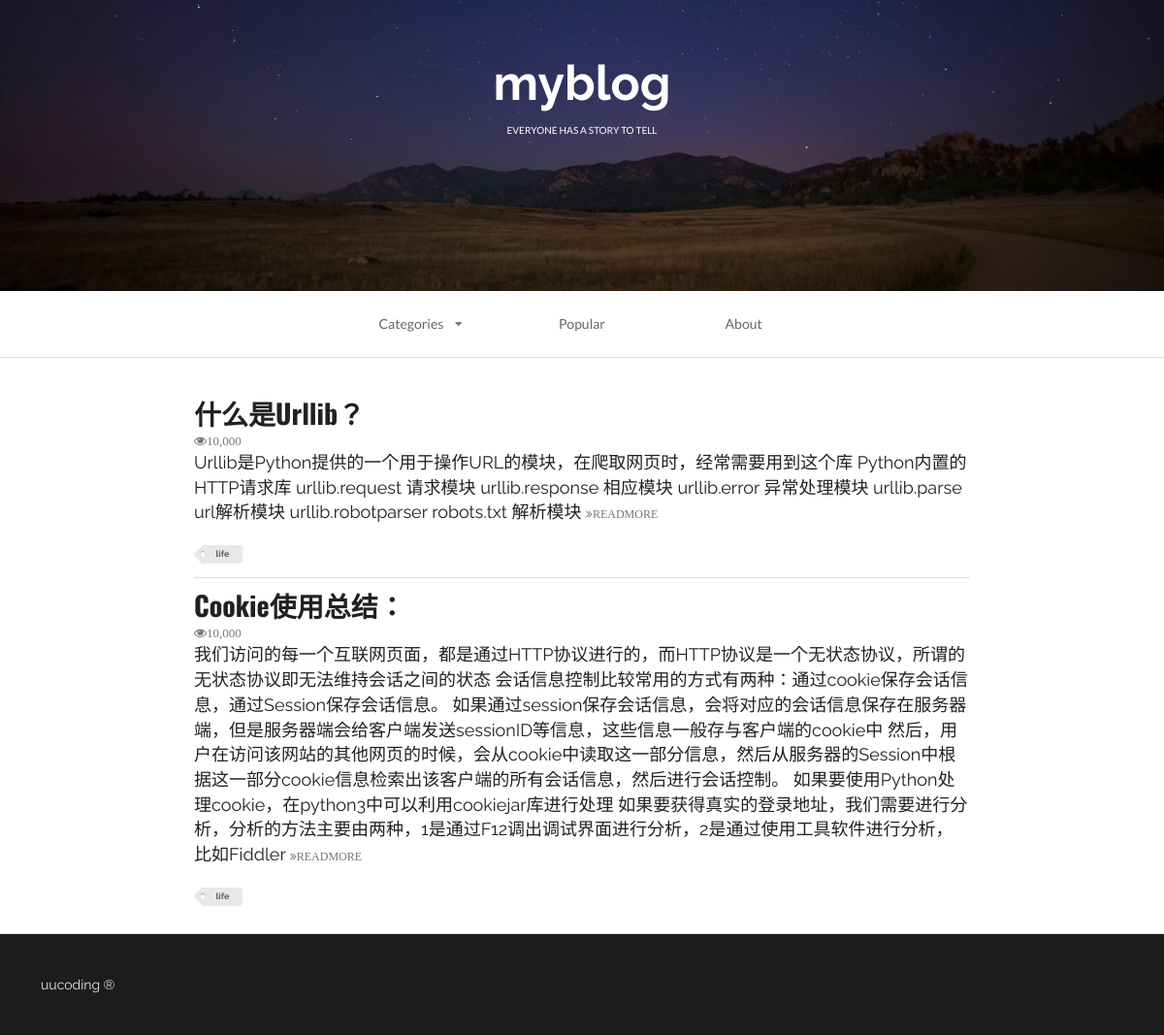
The app's page /index/ with its own data.
### firstapp/models.py (models this page shows, shortened)
class Article(models.Model):
	headline = models.CharField(null=True,blank=True,max_length=500)
	content = models.TextField(null=True,blank=True)

### firstapp/views.py (the view)
# urls.py: path('index/',index, name='index'),
def index(request):
	context = {}
	article_list = Article.objects.all()
	context['article_list'] = article_list
	index_page = render(request,'first_web.html',context)
	return index_page

### firstapp/templates/first_web.html (shortened to what this page needs)
<!DOCTYPE html>
{% load staticfiles %}
<html>
    <head>
        <link rel="stylesheet" href="{% static 'css/semantic.css' %}"  media="screen" title="no title" charset="utf-8">
    </head>
    <body>
        <div class="ui inverted vertical  segment masthead">
            <h1 class="ui center aligned header blogslogon" style="font-size:50px;font-family: 'Raleway', sans-serif!important;">
                myblog
                <p class="ui sub header">
                    everyone has a story to tell
                </p>
            </h1>
        </div>
        <div class="ui container nav">
            <div class="ui borderless text three item menu ">
                <div class="ui simple dropdown  item">
                    Categories
                    <i class="dropdown icon"></i>
                </div>
                <a class="item">
                    Popular
                </a>
                <a class="item">
                    About
                </a>
            </div>
        </div>
        <div class="ui divider"></div>
        <div class="ui  vertical segment">
            {% for article in article_list %}
                <div class="ui container vertical segment">
                    <a href="#">
                        <h1 class="ui header">
                            {{ article.headline }}
                        </h1>
                    </a>
                    <i class="icon grey small unhide">10,000</i>
                    <p>
                        {{ article.content|truncatewords:100 }}
                        <a href="#">
                            <i class="angle tiny double grey right icon">READMORE</i>
                        </a>
                    </p>
                    <div class="ui mini  tag label">
                        life
                    </div>
                </div>
            {% endfor %}
        </div>
        <div class="ui inverted  vertical very padded  segment">
            uucoding &reg;
        </div>
    </body>
</html>

### records on screen
Article: headline "什么是Urllib？", content "Urllib是Python提供的一个用于操作URL的模块，在爬取网页时，经常需要用到这个库 Python内置的HTTP请求库 urllib.request 请求模块 urllib.response 相应模块 urllib.error 异常处理模块 urllib.parse url解析模块 urllib.robotparser robots.txt 解析模块"
Article: headline "Cookie使用总结：", content "我们访问的每一个互联网页面，都是通过HTTP协议进行的，而HTTP协议是一个无状态协议，所谓的无状态协议即无法维持会话之间的状态 会话信息控制比较常用的方式有两种：通过cookie保存会话信息，通过Session保存会话信息。 如果通过session保存会话信息，会将对应的会话信息保存在服务器端，但是服务器端会给客户端发送sessionID等信息，这些信息一般存与客户端的cookie中 然后，用户在访问该网站的其他网页的时候，会从cookie中读取这一部分信息，然后从服务器的Session中根据这一部分cookie信息检索出该客户端的所有会话信息，然后进行会话控制。 如果要使用Python处理cookie，在python3中可以利用cookiejar库进行处理 如果要获得真实的登录地址，我们需要进行分析，分析的方法主要由两种，1是通过F12调出调试界面进行分析，2是通过使用工具软件进行分析，比如Fiddler"
